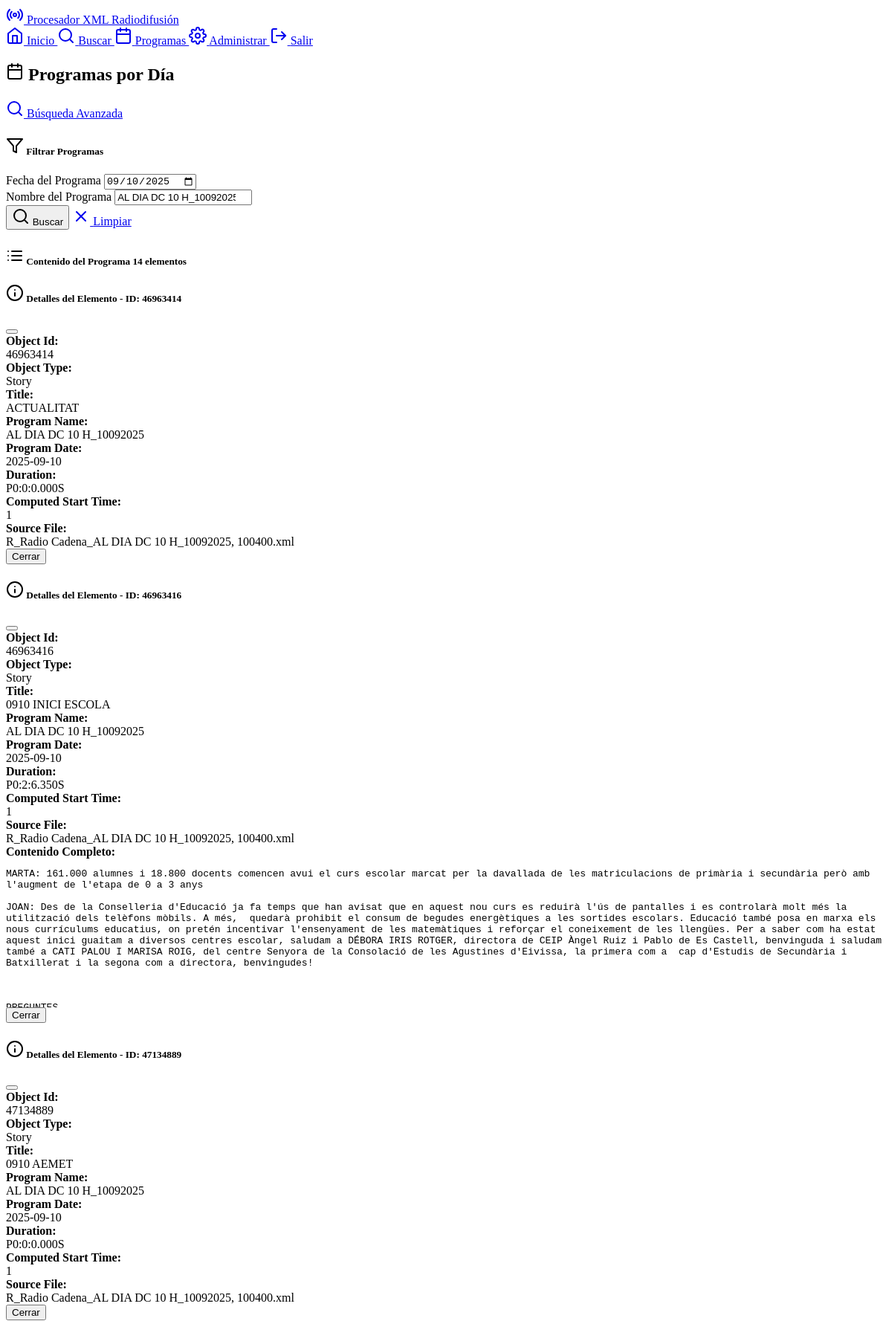
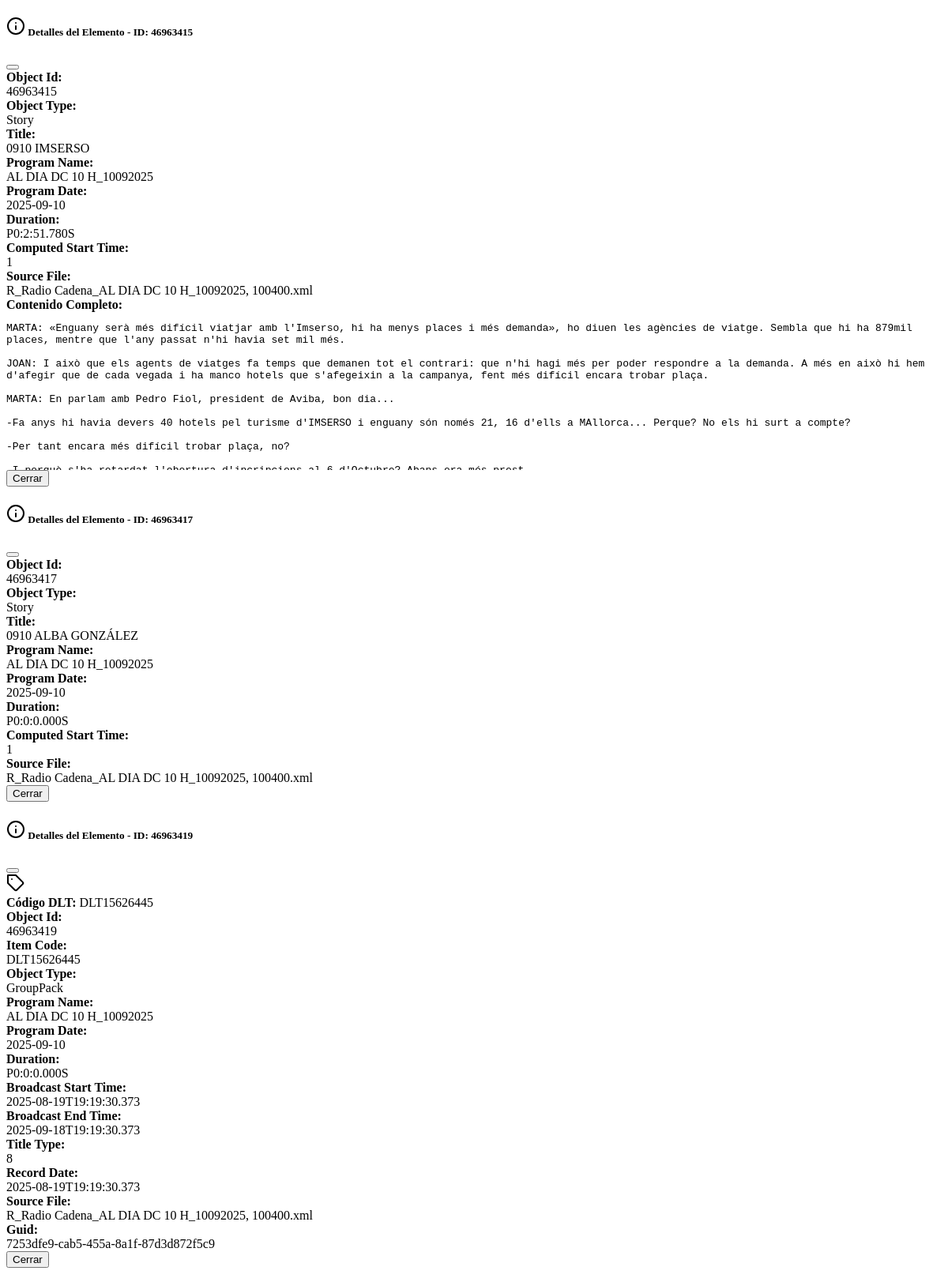
Page /programs?date=2025-09-10&program=AL+DIA+DC+10+H_10092025 (signed in, upper part) on the committed database (2 pictures, top to bottom).
### models.py (models this page shows, shortened)
class XMLData(db.Model):
    __tablename__ = 'xml_data'
    id = db.Column(Integer, primary_key=True, autoincrement=True)
    guid = db.Column(Text)
    object_id = db.Column(Text)
    object_type = db.Column(Text)
    timestamp = db.Column(Text)
    broadcast_start_time = db.Column(Text)
    broadcast_end_time = db.Column(Text)
    duration = db.Column(Text)
    title = db.Column(Text)
    text_content = db.Column(Text)
    text_duration = db.Column(Text)
    text_timing = db.Column(Text)
    timegap_timing = db.Column(Text)
    clip_timing = db.Column(Text)
    title_status = db.Column(Text)
    title_type = db.Column(Text)
    site_name = db.Column(Text)
    site_version = db.Column(Text)
    export_path = db.Column(Text)
    planning_area = db.Column(Text)
    linked_story = db.Column(Text)
    language_cat = db.Column(Text)
    language_vo = db.Column(Text)
    language_esp = db.Column(Text)
    has_audio_track = db.Column(Text)
    fact_date = db.Column(Text)
    cms_publish_date = db.Column(Text)
    la_carta_publish_date = db.Column(Text)
    record_date = db.Column(Text)
    start_date = db.Column(Text)
    end_date = db.Column(Text)
    kill_date = db.Column(Text)
    comment = db.Column(Text)
    locator_type = db.Column(Text)
    locator_family = db.Column(Text)
    computed_start_time = db.Column(Text)
    planned_duration = db.Column(Text)
    calculated_duration = db.Column(Text)
    program_start_time = db.Column(Text)
    reporter = db.Column(Text)
    guest = db.Column(Text)
    contact = db.Column(Text)
    contact_phone = db.Column(Text)
    edi = db.Column(Text)
    lin = db.Column(Text)
    observations = db.Column(Text)
    item_code = db.Column(Text)
    program_name = db.Column(Text)
    program_date = db.Column(Text)
    source_file = db.Column(Text)
    created_at = db.Column(DateTime, default=datetime.utcnow)

### routes.py (the view)
@app.route('/programs')
@login_required
def programs():
    programs_data = db.session.query(
        XMLData.program_name,
        XMLData.program_date,
        db.func.count(XMLData.id).label('story_count')
    ).filter(
        XMLData.program_name.isnot(None),
        XMLData.program_date.isnot(None)
    ).group_by(
        XMLData.program_name,
        XMLData.program_date
    ).order_by(
        XMLData.program_date.desc(),
        XMLData.program_name
    ).all()
    unique_programs = db.session.query(
        XMLData.program_name
    ).filter(
        XMLData.program_name.isnot(None)
    ).distinct().order_by(XMLData.program_name).all()
    program_names = [program[0] for program in unique_programs]
    selected_date = request.args.get('date', '')
    selected_program = request.args.get('program', '')
    filtered_results = []
    if selected_date or selected_program:
        query = XMLData.query
        if selected_date:
            query = query.filter(XMLData.program_date == selected_date)
        if selected_program:
            query = query.filter(XMLData.program_name.contains(selected_program))
        filtered_results = query.limit(100).all()
    return render_template('programs.html',
                         programs_data=programs_data,
                         filtered_results=filtered_results,
                         selected_date=selected_date,
                         selected_program=selected_program,
                         program_names=program_names)

### routes.py (called while the page is built)
def login_required(f):
    @wraps(f)
    def decorated_function(*args, **kwargs):
        if 'user_id' not in session:
            return redirect(url_for('login'))
        return f(*args, **kwargs)
    return decorated_function

### templates/programs.html (shortened to what this page needs)
{% extends "base.html" %}
{% block content %}
<div class="container mt-4">
    <div class="d-flex justify-content-between align-items-center mb-4">
        <h2>
            <i data-feather="calendar" class="me-2"></i>
            Programas por Día
        </h2>
        <a href="{{ url_for('search') }}" class="btn btn-outline-primary">
            <i data-feather="search" class="me-1"></i>
            Búsqueda Avanzada
        </a>
    </div>
    <div class="card mb-4">
        <div class="card-header">
            <h5 class="mb-0">
                <i data-feather="filter" class="me-1"></i>
                Filtrar Programas
            </h5>
        </div>
        <div class="card-body">
            <form method="GET" action="{{ url_for('programs') }}">
                <div class="row g-3">
                    <div class="col-md-6">
                        <label for="date" class="form-label">Fecha del Programa</label>
                        <input type="date" class="form-control" id="date" name="date"
                               value="{{ selected_date }}">
                    </div>
                    <div class="col-md-6">
                        <label for="program" class="form-label">Nombre del Programa</label>
                        <input type="text" class="form-control" id="program" name="program"
                               value="{{ selected_program }}" placeholder="ej. INFORMATIU MATI" list="program-suggestions">
                    </div>
                </div>
                <div class="mt-3">
                    <button type="submit" class="btn btn-primary">
                        <i data-feather="search" class="me-1"></i>
                        Buscar
                    </button>
                    <a href="{{ url_for('programs') }}" class="btn btn-outline-secondary ms-2">
                        <i data-feather="x" class="me-1"></i>
                        Limpiar
                    </a>
                </div>
            </form>
        </div>
    </div>
    {% if filtered_results %}
    <div class="card">
        <div class="card-header d-flex justify-content-between align-items-center">
            <h5 class="mb-0">
                <i data-feather="list" class="me-2"></i>
                Contenido del Programa
                <span class="badge bg-primary ms-2">{{ filtered_results|length }} elementos</span>
            </h5>
        </div>
        <div class="table-responsive">
            <table class="table table-striped results-table mb-0">
                <tbody>
                    {% for result in filtered_results %}
                    <div class="modal fade" id="detailModal{{ result.id }}" tabindex="-1">
                        <div class="modal-dialog modal-lg">
                            <div class="modal-content">
                                <div class="modal-header">
                                    <h5 class="modal-title">
                                        <i data-feather="info"></i>
                                        Detalles del Elemento - ID: {{ result.object_id or result.id }}
                                    </h5>
                                    <button type="button" class="btn-close" data-bs-dismiss="modal"></button>
                                </div>
                                <div class="modal-body">
                                    {% if result.item_code %}
                                    <div class="alert alert-info d-flex align-items-center mb-3">
                                        <i data-feather="tag" class="me-2"></i>
                                        <div>
                                            <strong>Código DLT:</strong>
                                            <span class="badge bg-primary fs-6 ms-2">{{ result.item_code }}</span>
                                        </div>
                                    </div>
                                    {% endif %}
                                    <div class="row g-3">
                                        {% for field in ['object_id', 'item_code', 'object_type', 'title', 'program_name', 'program_date', 'duration', 'broadcast_start_time', 'broadcast_end_time', 'computed_start_time', 'planned_duration', 'calculated_duration', 'reporter', 'guest', 'contact', 'contact_phone', 'edi', 'lin', 'observations', 'title_type', 'record_date', 'source_file', 'guid'] %}
                                            {% set value = result[field] if result[field] else 'N/A' %}
                                            {% if value != 'N/A' %}
                                            <div class="col-md-6">
                                                <strong>{{ field.replace('_', ' ').title() }}:</strong>
                                                <div class="text-muted small">{{ value }}</div>
                                            </div>
                                            {% endif %}
                                        {% endfor %}
                                    </div>
                                    {% if result.text_content %}
                                        <div class="mt-4">
                                            <strong>Contenido Completo:</strong>
                                            <div class="bg-dark border p-3 rounded mt-2" style="max-height: 200px; overflow-y: auto; color: var(--bs-light);">
                                                <pre class="mb-0" style="white-space: pre-wrap; color: inherit;">{{ result.text_content }}</pre>
                                            </div>
                                        </div>
                                    {% endif %}
                                </div>
                                <div class="modal-footer">
                                    <button type="button" class="btn btn-secondary" data-bs-dismiss="modal">Cerrar</button>
                                </div>
                            </div>
                        </div>
                    </div>
                    {% endfor %}
                </tbody>
            </table>
        </div>
    </div>
    {% endif %}
</div>
{% endblock %}

### templates/base.html (style rules this page uses)
.results-table { font-size: 0.875rem; }

### rows in the picture
XMLData: object "46963414", replace "Object Id" "Object Type" "Title" "Program Name" "Program Date" "Duration" "Computed Start Time" "Source File", ca "46963414" "Story" "ACTUALITAT" "AL DIA DC 10 H_10092025" "2025-09-10" "P0:0:0.000S" "1" "R_Radio Cadena_AL DIA DC 10 H_10092025, 100400.xml"
XMLData: object "46963416", replace "Object Id" "Object Type" "Title" "Program Name" "Program Date" "Duration" "Computed Start Time" "Source File", ca "46963416" "Story" "0910 INICI ESCOLA" "AL DIA DC 10 H_10092025" "2025-09-10" "P0:2:6.350S" "1" "R_Radio Cadena_AL DIA DC 10 H_10092025, 100400.xml", text_content "MARTA: 161.000 alumnes i 18.800 docents comencen avui el curs escolar marcat per la davallada de les matriculacions de primària i secundària però amb l'augment de l'etapa de 0 a 3 anys JOAN: Des de la Conselleria d'Educació ja fa temps que han avisat que en aquest nou curs es reduirà l'ús de pantalles i es controlarà molt més la utilització dels telèfons mòbils. A més, quedarà prohibit el consum de begudes energètiques a les sortides escolars. Educació també posa en marxa els nous currículums educatius, on pretén incentivar l'ensenyament de les matemàtiques i reforçar el coneixement de les llengües. Per a saber com ha estat aquest inici guaitam a diversos centres escolar, saludam a DÉBORA…"
XMLData: object "47134889", replace "Object Id" "Object Type" "Title" "Program Name" "Program Date" "Duration" "Computed Start Time" "Source File", ca "47134889" "Story" "0910 AEMET" "AL DIA DC 10 H_10092025" "2025-09-10" "P0:0:0.000S" "1" "R_Radio Cadena_AL DIA DC 10 H_10092025, 100400.xml"
XMLData: object "46963415", replace "Object Id" "Object Type" "Title" "Program Name" "Program Date" "Duration" "Computed Start Time" "Source File", ca "46963415" "Story" "0910 IMSERSO" "AL DIA DC 10 H_10092025" "2025-09-10" "P0:2:51.780S" "1" "R_Radio Cadena_AL DIA DC 10 H_10092025, 100400.xml", text_content "MARTA: «Enguany serà més difícil viatjar amb l'Imserso, hi ha menys places i més demanda», ho diuen les agències de viatge. Sembla que hi ha 879mil places, mentre que l'any passat n'hi havia set mil més. JOAN: I això que els agents de viatges fa temps que demanen tot el contrari: que n'hi hagi més per poder respondre a la demanda. A més en això hi hem d'afegir que de cada vegada i ha manco hotels que s'afegeixin a la campanya, fent més difícil encara trobar plaça. MARTA: En parlam amb Pedro Fiol, president de Aviba, bon dia... -Fa anys hi havia devers 40 hotels pel turisme d'IMSERSO i enguany són només 21, 16 d'ells a MAllorca... Perque? No els hi surt a compte? -Per tant encara més difícil…"
XMLData: object "46963417", replace "Object Id" "Object Type" "Title" "Program Name" "Program Date" "Duration" "Computed Start Time" "Source File", ca "46963417" "Story" "0910 ALBA GONZÁLEZ" "AL DIA DC 10 H_10092025" "2025-09-10" "P0:0:0.000S" "1" "R_Radio Cadena_AL DIA DC 10 H_10092025, 100400.xml"
XMLData: object "46963419", item_code "DLT15626445", replace "Object Id" "Item Code" "Object Type" "Program Name" "Program Date" "Duration" "Broadcast Start Time" "Broadcast End Time" "Title Type" "Record Date" "Source File" "Guid", ca "46963419" "DLT15626445" "GroupPack" "AL DIA DC 10 H_10092025" "2025-09-10" "P0:0:0.000S" "2025-08-19T19:19:30.373" "2025-09-18T19:19:30.373" "8" "2025-08-19T19:19:30.373" "R_Radio Cadena_AL DIA DC 10 H_10092025, 100400.xml" "7253dfe9-cab5-455a-8a1f-87d3d872f5c9"

### other values in the picture
{{ filtered_results|length }} "14"
